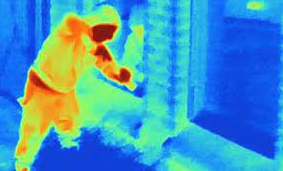
#> input picture oop_2026/systems/cctv/heat/image.png, 283 x 171 px
$ python image_tools.py
#> lines starting #> are read from the running program, lines starting #| are printed output that depends on the picture
from PIL import Image


# Define a function to convert the heatmap image to text
def heatmap_to_text(image_path: str, width=20, height=10) -> list[str]:
    # Load the image
#> called with image_path = 'image.png', width = 10, height = 10
    img = Image.open(image_path)
#> img is the input picture: PIL image 283x171 RGB; mean R, G, B 68.6, 152.8, 190.2

    # Convert to grayscale
    img = img.convert("L")
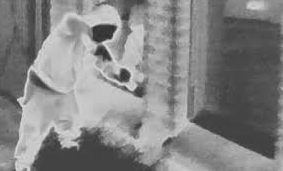
#> img: PIL image 283x171 L; min 41, max 224, mean 131.9

    # Resize the image (optional, for a smaller output)
    img = img.resize((width, height))

    # Define characters for different intensity levels
    # ascii_chars = [" ", ".", ":", "*", "%", "#", "@"]
    ascii_chars = ["*"] * 7
    for i in range(5):
        ascii_chars[i] = " "

    # Function to map pixel intensity to an ascii character
    def pixel_to_char(pixel_value):
        # Scale the pixel value to an index in the ascii_chars list
        return ascii_chars[pixel_value // 36]  # 255/7 ~ 36

    # Loop through the pixels and convert to text
    res = []
    text_representation = ""
    for y in range(height):
        line = ""
        for x in range(width):
            # Get the pixel value at (x, y)
            pixel_value = img.getpixel((x, y))

            # Convert the pixel value to a corresponding character
            line += pixel_to_char(pixel_value)

        # Add a newline after each row
        res.append(line)
#> after the loop, res = ['          ', '          ', '  *       ', '  *       ', '  **      ', '  **      ', ' ***      ', ' *        ', '          ', '          ']

    return res


if __name__ == '__main__':
    # Path to your heatmap image
    image_path = "image.png"

    # Generate the text representation
    text_heatmap = heatmap_to_text(image_path, height=10, width=10)
#> text_heatmap has the same summary as res in heatmap_to_text

    # Print the text representation
    print(text_heatmap)
